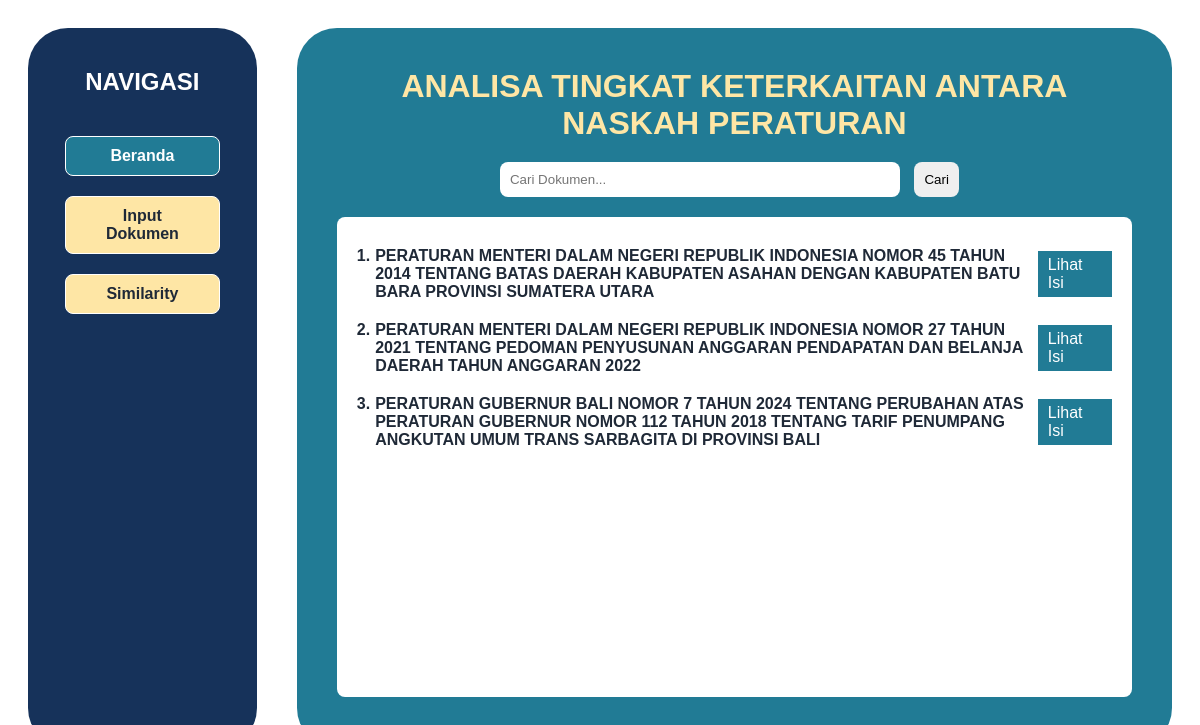
The page / on the database its author committed.
### documents/models.py (models this page shows, shortened)
class Dokumen(models.Model):
    title = models.CharField(max_length=255)
    penandatangan = models.CharField(max_length=255)
    tanggal_ditandatangani = models.CharField(max_length=255)
    lembaga_mengeluarkan = models.CharField(max_length=255)
    no_dokumen = models.CharField(max_length=100)
    status_dokumen = models.CharField(max_length=50)
    lokasi_penerbit = models.CharField(max_length=255)
    sumber = models.TextField()
    ringkasan = models.TextField()

### documents/views.py (the view, shortened to what this page needs)
# urls.py: path('', views.home_new, name='home'),
def home_new(request):
    query = request.GET.get('q', '').strip()  # Ambil query dari input pencarian
    if query:
        documents = Dokumen.objects.filter(title__icontains=query)  # Filter berdasarkan title
        no_results = not documents.exists()  # Cek jika tidak ada hasil
    else:
        documents = Dokumen.objects.all()  # Jika kosong, tampilkan semua dokumen
        no_results = False  # Jangan tampilkan pesan "tidak ditemukan"
    return render(request, 'home_new.html', {'documents': documents, 'query': query, 'no_results': no_results})

### templates/home_new.html (shortened to what this page needs)
{% extends 'base.html' %} {% block content %}
<div id="content-saved">
  <div id="content-saved-heading">
    Analisa Tingkat Keterkaitan Antara Naskah Peraturan
  </div>
  <div style="display: flex; justify-content: center; margin-bottom: 20px">
    <form method="GET" action="{% url 'home' %}">
      <input
        type="text"
        name="q"
        id="searchInput"
        placeholder="Cari Dokumen..."
        value="{{ query }}"
        style="
          width: 400px;
          padding: 10px;
          border-radius: 8px;
          border: none;
          margin-right: 10px;
        "
      />
      <button
        type="submit"
        style="
          padding: 10px;
          border-radius: 8px;
          border: none;
          margin-right: 10px;
          cursor: pointer;
        "
      >
        Cari
      </button>
    </form>
  </div>
   {% if documents %}
  <div id="content-saved-list">
    {% for doc in documents %}
    <div id="content-saved-item-{{ doc.id }}" class="content-saved-item">
      <div class="content-saved-title">
        <div>{{ forloop.counter }}.</div>
        <div>{{ doc.title }}</div>
      </div>
      <div class="content-saved-actions">
        <a href="{% url 'view_document' doc.id %}" class="content-saved-show"
          >Lihat Isi</a
        >
      </div>
    </div>
    {% endfor %}
  </div>
  {% endif %}
</div>
{% endblock %}

### static/global.css (style rules this page uses)
* { box-sizing: border-box; }
body { color: #1f2937; padding: 20px; font-family: Arial, sans-serif; }

### static/home.css (style rules this page uses)
#content-saved { padding: 40px; height: 100vh; display: flex; flex-direction: column; }
#content-saved-heading { font-size: 2rem; font-weight: bold; color: #fee6a5; margin-bottom: 20px; text-transform: uppercase; text-align: center; }
#content-saved-list { background-color: white; padding: 30px 20px; overflow-y: auto; flex-grow: 1; max-height: 60vh; border-radius: 8px; }
.content-saved-item { display: flex; justify-content: space-between; align-items: center; gap: 10px; margin-bottom: 20px; width: 100%; }
.content-saved-title { font-weight: bold; display: flex; gap: 5px; width: 90%; }
.content-saved-actions { display: flex; align-items: center; gap: 10px; }
.content-saved-show { background-color: #217b95; color: white; padding: 5px 10px; text-decoration: none; cursor: pointer; display: inline-block; border: none; font-size: 1rem; }

### rows shown on the page
Dokumen: title "PERATURAN MENTERI DALAM NEGERI REPUBLIK INDONESIA NOMOR 45 TAHUN 2014 TENTANG BATAS DAERAH KABUPATEN ASAHAN DENGAN KABUPATEN BATU BARA PROVINSI SUMATERA UTARA"
Dokumen: title "PERATURAN MENTERI DALAM NEGERI REPUBLIK INDONESIA NOMOR 27 TAHUN 2021 TENTANG PEDOMAN PENYUSUNAN ANGGARAN PENDAPATAN DAN BELANJA DAERAH TAHUN ANGGARAN 2022"
Dokumen: title "PERATURAN GUBERNUR BALI NOMOR 7 TAHUN 2024 TENTANG PERUBAHAN ATAS PERATURAN GUBERNUR NOMOR 112 TAHUN 2018 TENTANG TARIF PENUMPANG ANGKUTAN UMUM TRANS SARBAGITA DI PROVINSI BALI"
